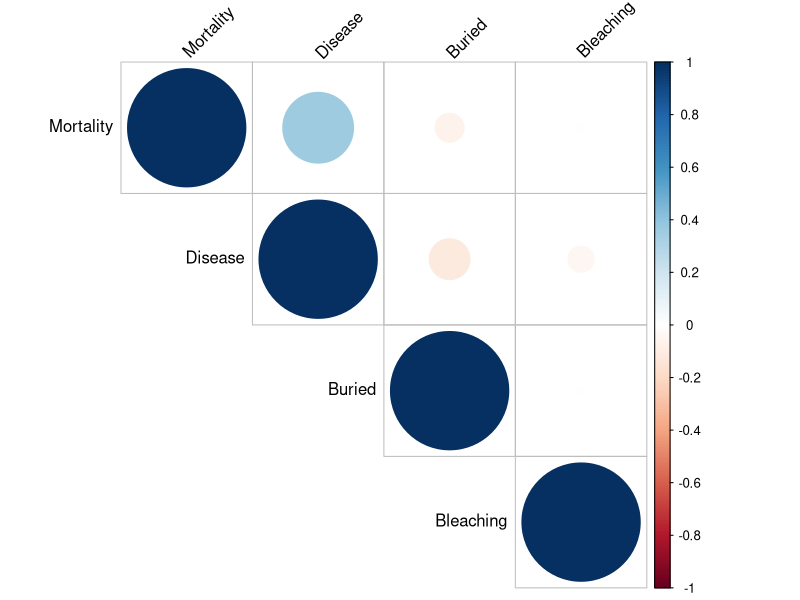
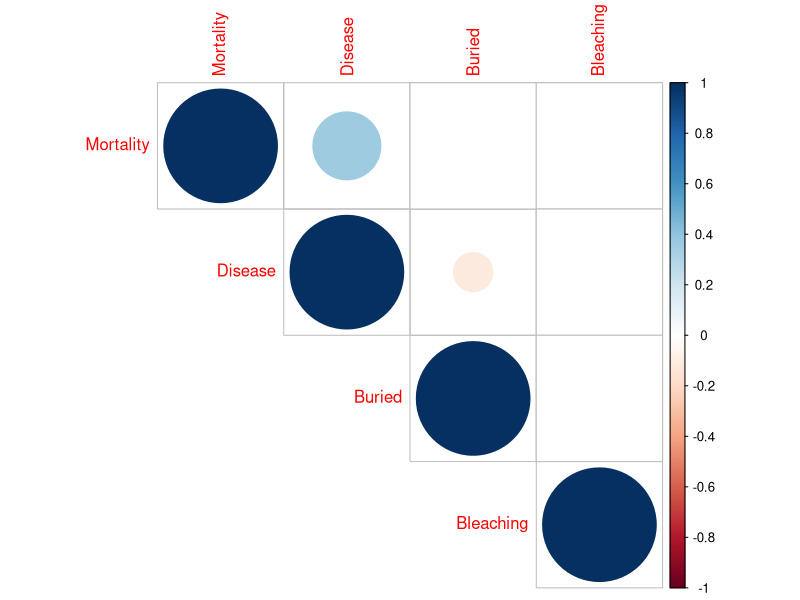

Write R code to recreate these figures, in order. (Note: this script raises an error after producing the figures.)
## ---- chunk 1
rm(list = ls())
knitr::opts_chunk$set(echo = TRUE, error = FALSE, fig.path='Figures/', dev=c('png', 'pdf'))
## ---- chunk 2
library(knitr)
library(survival)
library(coda)
library(survminer)
library(dplyr)
library(ggplot2)
library(car)
library(tidyverse)
library(kableExtra)
#library(gtsummary) #not loading properly
## ---- chunk 3
df_surv=read.csv("fl_surv_minusMIS.csv") #time by months; excludes missing corals
df_status=read.csv("state_data.csv") #pulls in state data
df <- merge(df_surv, df_status, by.x = "ID", by.y = "Coral") #merge dataframes
#glimpse(df)
## ---- chunk 4
#Select 
df_corr <- df %>% select(Mortality, Buried, Disease, Bleaching)
head(df_corr)
res <- cor(df_corr)
round(res,2)
## ---- chunk 5
library(Hmisc)
res2 <-rcorr(as.matrix(df_corr))
res2
## ---- chunk 6
library(corrplot)
corrplot(res, type = "upper", order = "hclust",
         tl.col = "black", tl.srt = 45)
## ---- chunk 7
# Insignificant correlation are crossed
corrplot(res2$r, type="upper", order="hclust", 
         p.mat = res2$P, sig.level = 0.01, insig = "blank")
# Insignificant correlations are leaved blank
corrplot(res2$r, type="upper", order="hclust", 
         p.mat = res2$P, sig.level = 0.01, insig = "blank")
## ---- chunk 8
#states column codes 
#Disease = 1
#Bleaching = 3
#Buried = 5
#Additive combos
xtabs(~States+Mortality, data = df)
## ---- chunk 9
xtabs(~Species+States, data = df)
## ---- chunk 10
#Makes data.frame into long format for survival analyses
df_long <- gather(df,
                   key = "months",
                   value = "census",
                   X0:X21)
df1 <- df_long %>% mutate(months = as.numeric(gsub("X", "", months)))
## ---- chunk 11
#plot overall survival
ggsurvplot(
    fit = survfit(Surv(months, census) ~ 1, data = df1), 
    xlab = "Months", 
    ylab = "Overall survival probability")
## ---- chunk 12
# Fit Cox Model
cox_fit_int<- coxph(Surv(months, census)~ Channel*Habitat*Dir, data=df1)
cox_fit_int
## ---- chunk 13
Anova(cox_fit_int)
## ---- chunk 14
# Fit Cox Model
cox_fit_add<- coxph(Surv(months, census)~ Channel + Habitat + Dir, data=df1)
cox_fit_add
## ---- chunk 15
Anova(cox_fit_add)
## ---- chunk 16
ggsurvplot(
  survfit(Surv(months, census)~ Habitat, data=df1),  # survfit object with calculated statistics
  pval = TRUE, pval.size = 4, # show p-value of log-rank test.
  #conf.int = TRUE, conf.int.style = "step", # customize style of confidence intervals
  xlab = "Time in Months",  # customize X axis label.
  break.time.by = 1,    # break X axis in time intervals by 200.
  ggtheme = theme_bw(), 
  xlim= c(12, 21),# customize plot and risk table with a theme.
  pval.coord = c(12,0.25),
  surv.median.line = "hv",  # add the median survival pointer.
  legend = c("right"),
  legend.title = "Habitat",
  legend.labs = c("1", "2", "3"),    # change legend labels.
  #palette = c("#E7B800", "#2E9FDF"), # custom color palettes
  
  #risk.table = "percentage",  # absolute number and percentage at risk.
  #risk.table.fontsize = 3,# colour risk table text annotations.
  #risk.table.y.text = FALSE,# show bars instead of names in text annotations
  #ncensor.plot = TRUE      # plot the number of censored subjects at time t
)
## ---- chunk 17
ggsurvplot(
  survfit(Surv(months, census)~ States, data=df1),  # survfit object with calculated statistics
  pval = TRUE, pval.size = 4, # show p-value of log-rank test.
  #conf.int = TRUE, conf.int.style = "step", # customize style of confidence intervals
  xlab = "Time in Months",  # customize X axis label.
  break.time.by = 1,    # break X axis in time intervals by 200.
  ggtheme = theme_bw(), 
  xlim= c(12, 21),# customize plot and risk table with a theme.
  pval.coord = c(12,0.25),
  surv.median.line = "hv",  # add the median survival pointer.
  legend = c("right"),
  legend.title = "States",
  legend.labs = c("None", "Disease Only", "Bleaching Only", "Disease + Bleach", "Burial Only", "Disease + Burial", "Bleaching + Burial"),    # change legend labels.
  #palette = c("#E7B800", "#2E9FDF"), # custom color palettes
  
  #risk.table = "percentage",  # absolute number and percentage at risk.
  #risk.table.fontsize = 3,# colour risk table text annotations.
  #risk.table.y.text = FALSE,# show bars instead of names in text annotations
  #ncensor.plot = TRUE      # plot the number of censored subjects at time t
)
## ---- chunk 18
ggsurvplot(
  survfit(Surv(months, census)~ Disease, data=df1),  # survfit object with calculated statistics
  pval = TRUE, pval.size = 4, # show p-value of log-rank test.
  #conf.int = TRUE, conf.int.style = "step", # customize style of confidence intervals
  xlab = "Time in Months",  # customize X axis label.
  break.time.by = 1,    # break X axis in time intervals by 200.
  ggtheme = theme_bw(), 
  xlim= c(12, 21),# customize plot and risk table with a theme.
  pval.coord = c(12,0.25),
  surv.median.line = "hv",  # add the median survival pointer.
  legend = c("top"),
  legend.title = "Disease",
  legend.labs = c("Not Diseased", "Diseased"),    # change legend labels.
  #palette = c("#E7B800", "#2E9FDF"), # custom color palettes
  
  #risk.table = "percentage",  # absolute number and percentage at risk.
  #risk.table.fontsize = 3,# colour risk table text annotations.
  #risk.table.y.text = FALSE,# show bars instead of names in text annotations
  #ncensor.plot = TRUE      # plot the number of censored subjects at time t
)
## ---- chunk 19
ggsurvplot(
  survfit(Surv(months, census)~ Bleaching, data=df1),  # survfit object with calculated statistics
  pval = TRUE, pval.size = 4, # show p-value of log-rank test.
  #conf.int = TRUE, conf.int.style = "step", # customize style of confidence intervals
  xlab = "Time in Months",  # customize X axis label.
  break.time.by = 1,    # break X axis in time intervals by 200.
  ggtheme = theme_bw(), 
  xlim= c(12, 21),# customize plot and risk table with a theme.
  pval.coord = c(12,0.25),
  surv.median.line = "hv",  # add the median survival pointer.
  legend = c("top"),
  legend.title = "Bleached",
  legend.labs = c("Not Bleached", "Bleached"),    # change legend labels.
  #palette = c("#E7B800", "#2E9FDF"), # custom color palettes
  
  #risk.table = "percentage",  # absolute number and percentage at risk.
  #risk.table.fontsize = 3,# colour risk table text annotations.
  #risk.table.y.text = FALSE,# show bars instead of names in text annotations
  #ncensor.plot = TRUE      # plot the number of censored subjects at time t
)
## ---- chunk 20
ggsurvplot(
  survfit(Surv(months, census)~ Buried, data=df1),  # survfit object with calculated statistics
  pval = TRUE, pval.size = 4, # show p-value of log-rank test.
  #conf.int = TRUE, conf.int.style = "step", # customize style of confidence intervals
  xlab = "Time in Months",  # customize X axis label.
  break.time.by = 1,    # break X axis in time intervals by 200.
  ggtheme = theme_bw(), 
  xlim= c(12, 21),# customize plot and risk table with a theme.
  pval.coord = c(12,0.25),
  surv.median.line = "hv",  # add the median survival pointer.
  legend = c("top"),
  legend.title = "Burial",
  legend.labs = c("Not Buried", "Buried"),    # change legend labels.
  #palette = c("#E7B800", "#2E9FDF"), # custom color palettes
  
  #risk.table = "percentage",  # absolute number and percentage at risk.
  #risk.table.fontsize = 3,# colour risk table text annotations.
  #risk.table.y.text = FALSE,# show bars instead of names in text annotations
  #ncensor.plot = TRUE      # plot the number of censored subjects at time t
)
## ---- chunk 21
#15 or more
df_commons <- df1 %>% filter(Species %in% c("DCLI", "DSTO", "DSTR", "MCAV", "MMEA", "PAST", "SBOU", "SINT", "SSID")) #keeping only the 9 most common species 
#xtabs(~Species+Channel, data = df_commons)
## ---- chunk 22
# Fit Cox Model
cox_fit2 <- coxph(Surv(months, census)~ Channel + Habitat + Dir, data=df_commons)
cox_fit2
## ---- chunk 23
Anova(cox_fit2)
## ---- chunk 24
ggsurvplot(
  survfit(Surv(months, census)~ Dir, data=df_commons),  # survfit object with calculated statistics
  pval = TRUE, pval.size = 4, # show p-value of log-rank test.
  #conf.int = TRUE, conf.int.style = "step", # customize style of confidence intervals
  xlab = "Time in Months",  # customize X axis label.
  break.time.by = 1,    # break X axis in time intervals by 200.
  ggtheme = theme_bw(), 
  xlim= c(12, 21),# customize plot and risk table with a theme.
  pval.coord = c(12,0.25),
  surv.median.line = "hv",  # add the median survival pointer.
  legend = c("top"),
  legend.title = "Direction",
  legend.labs = c("North", "South"),    # change legend labels.
  palette = c("black", "red"), # custom color palettes
  
  #risk.table = "percentage",  # absolute number and percentage at risk.
  #risk.table.fontsize = 3,# colour risk table text annotations.
  #risk.table.y.text = FALSE,# show bars instead of names in text annotations
  #ncensor.plot = TRUE      # plot the number of censored subjects at time t
)
## ---- chunk 25
ggsurvplot(
  survfit(Surv(months, census)~ States, data=df_commons),  # survfit object with calculated statistics
  pval = TRUE, pval.size = 4, # show p-value of log-rank test.
  #conf.int = TRUE, conf.int.style = "step", # customize style of confidence intervals
  xlab = "Time in Months",  # customize X axis label.
  break.time.by = 1,    # break X axis in time intervals by 200.
  ggtheme = theme_bw(), 
  xlim= c(12, 21),# customize plot and risk table with a theme.
  pval.coord = c(12,0.25),
  surv.median.line = "hv",  # add the median survival pointer.
  legend = c("right"),
  legend.title = "States",
  legend.labs = c("None", "Disease Only", "Bleaching Only", "Disease + Bleach", "Burial Only", "Disease + Burial", "Bleaching + Burial"),    # change legend labels.
  #palette = c("#E7B800", "#2E9FDF"), # custom color palettes
  
  #risk.table = "percentage",  # absolute number and percentage at risk.
  #risk.table.fontsize = 3,# colour risk table text annotations.
  #risk.table.y.text = FALSE,# show bars instead of names in text annotations
  #ncensor.plot = TRUE      # plot the number of censored subjects at time t
)
## ---- chunk 26
ggsurvplot(
  survfit(Surv(months, census)~ Disease, data=df_commons),  # survfit object with calculated statistics
  pval = TRUE, pval.size = 4, # show p-value of log-rank test.
  #conf.int = TRUE, conf.int.style = "step", # customize style of confidence intervals
  xlab = "Time in Months",  # customize X axis label.
  break.time.by = 1,    # break X axis in time intervals by 200.
  ggtheme = theme_bw(), 
  xlim= c(12, 21),# customize plot and risk table with a theme.
  pval.coord = c(12,0.25),
  surv.median.line = "hv",  # add the median survival pointer.
  legend = c("top"),
  legend.title = "Disease",
  legend.labs = c("Not Diseased", "Diseased"),    # change legend labels.
  palette = c("black", "red"), # custom color palettes
  
  #risk.table = "percentage",  # absolute number and percentage at risk.
  #risk.table.fontsize = 3,# colour risk table text annotations.
  #risk.table.y.text = FALSE,# show bars instead of names in text annotations
  #ncensor.plot = TRUE      # plot the number of censored subjects at time t
)
## ---- chunk 27
ggsurvplot(
  survfit(Surv(months, census)~ Bleaching, data=df_commons),  # survfit object with calculated statistics
  pval = TRUE, pval.size = 4, # show p-value of log-rank test.
  #conf.int = TRUE, conf.int.style = "step", # customize style of confidence intervals
  xlab = "Time in Months",  # customize X axis label.
  break.time.by = 1,    # break X axis in time intervals by 200.
  ggtheme = theme_bw(), 
  xlim= c(12, 21),# customize plot and risk table with a theme.
  pval.coord = c(12,0.25),
  surv.median.line = "hv",  # add the median survival pointer.
  legend = c("top"),
  legend.title = "Bleached",
  legend.labs = c("Not Bleached", "Bleached"),    # change legend labels.
  palette = c("black", "red"), # custom color palettes
  
  #risk.table = "percentage",  # absolute number and percentage at risk.
  #risk.table.fontsize = 3,# colour risk table text annotations.
  #risk.table.y.text = FALSE,# show bars instead of names in text annotations
  #ncensor.plot = TRUE      # plot the number of censored subjects at time t
)
## ---- chunk 28
ggsurvplot(
  survfit(Surv(months, census)~ Buried, data=df_commons),  # survfit object with calculated statistics
  pval = TRUE, pval.size = 4, # show p-value of log-rank test.
  #conf.int = TRUE, conf.int.style = "step", # customize style of confidence intervals
  xlab = "Time in Months",  # customize X axis label.
  break.time.by = 1,    # break X axis in time intervals by 200.
  ggtheme = theme_bw(), 
  xlim= c(12, 21),# customize plot and risk table with a theme.
  pval.coord = c(12,0.25),
  surv.median.line = "hv",  # add the median survival pointer.
  legend = c("top"),
  legend.title = "Burial",
  legend.labs = c("Not Buried", "Buried"),    # change legend labels.
  palette = c("black", "red"), # custom color palettes
  
  #risk.table = "percentage",  # absolute number and percentage at risk.
  #risk.table.fontsize = 3,# colour risk table text annotations.
  #risk.table.y.text = FALSE,# show bars instead of names in text annotations
  #ncensor.plot = TRUE      # plot the number of censored subjects at time t
)
## ---- chunk 29
# Fit Cox Model
cox_fit3 <- coxph(Surv(months, census)~ Species, data=df_commons)
cox_fit3
## ---- chunk 30
Anova(cox_fit3)
## ---- chunk 31
ggsurvplot(
  survfit(Surv(months, census)~ Species, data=df_commons),  # survfit object with calculated statistics
  pval = TRUE, pval.size = 4, # show p-value of log-rank test.
  #conf.int = TRUE, conf.int.style = "step", # customize style of confidence intervals
  xlab = "Time in Months",  # customize X axis label.
  break.time.by = 1,    # break X axis in time intervals by 200.
  ggtheme = theme_bw(), 
  xlim= c(12, 21),# customize plot and risk table with a theme.
  pval.coord = c(12,0.25),
  surv.median.line = "hv",  # add the median survival pointer.
  legend = c("right"),
  legend.title = "Species",
  #legend.labs = c("Not Buried", "Buried"),    # change legend labels.
  #palette = c("black", "red"), # custom color palettes
  
  #risk.table = "percentage",  # absolute number and percentage at risk.
  #risk.table.fontsize = 3,# colour risk table text annotations.
  #risk.table.y.text = FALSE,# show bars instead of names in text annotations
  #ncensor.plot = TRUE      # plot the number of censored subjects at time t
)
## ---- chunk 32
summary(survfit(Surv(months, census) ~ Species, data = df_commons), times = 21)
